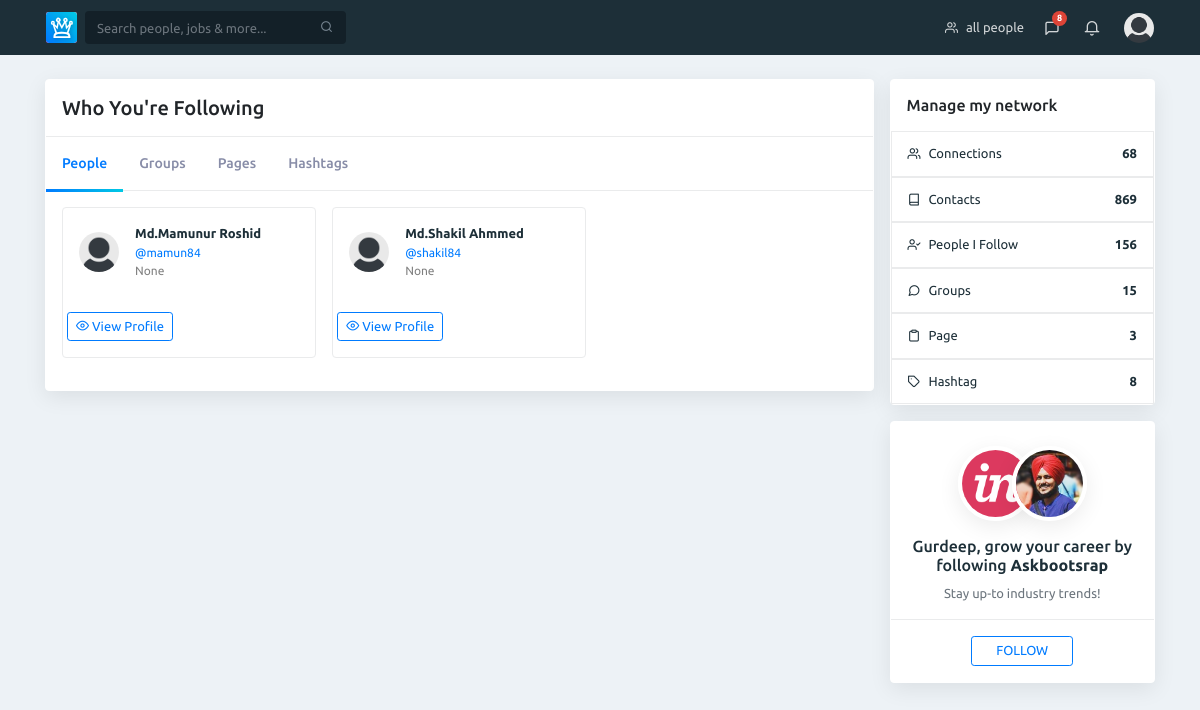
Screenshot of /user/following/2 (signed in) with the database file from the repository.
### userprofile/models.py (models this page shows, shortened)
class Profile(models.Model):
	user	                = models.OneToOneField(User, on_delete=models.CASCADE)
	following            	= models.ManyToManyField("self", related_name="followers",symmetrical=False,blank=True)
	occupation				= models.CharField(null=True, blank=True, max_length=20,choices=OCCUPATION)
	education				= models.CharField(null=True, blank=True, max_length=100)
	birthday  				= models.DateField(null=True, blank=True)
	gender					= models.CharField(null=True, blank=True, max_length=6,choices=GENDER)
	height					= models.CharField(null=True, blank=True, max_length=10)
	weight					= models.CharField(null=True, blank=True, max_length=10)
	religion				= models.CharField(null=True, blank=True, max_length=20,choices=RELIGION)
	marital_status			= models.CharField(null=True, blank=True, max_length=20,choices=MARITAL_STATUS)
	contact_no				= models.CharField(null=True, blank=True, max_length=11)
	present_address 		= models.TextField(null=True, blank=True)
	permanent_address		= models.TextField(null=True, blank=True)
	profile_bio          	= models.CharField(null=True, blank=True, max_length=500)
	homepage_link        	= models.CharField(null=True, blank=True, max_length=100)
	facebook_link        	= models.CharField(null=True, blank=True, max_length=100)
	instagram_link       	= models.CharField(null=True, blank=True, max_length=100)
	linkedin_link        	= models.CharField(null=True, blank=True, max_length=100)
	profile_image        	= models.ImageField(null=True, blank=True, upload_to="profile_images/")
	view_count           	= models.IntegerField(default=1)
	date_modified        	= models.DateTimeField(User, auto_now=True)
	profile_status          = models.BooleanField(default=True)

### userprofile/views.py (the view)
# urls.py: path('following/<int:pk>',views.following,name='following'),
@login_required(login_url='login')
def following(request, pk):
    if request.user.is_authenticated:
        profiles = Profile.objects.get(user_id=pk)
        context = {"profiles": profiles}
        return render(request, "profile/following.html", context)
    else:
        return redirect('login')

### templates/profile/following.html (shortened to what this page needs)
{% extends "base.html" %} {% load static %} {% block content %}
<div class="py-4">
  <div class="container">
    <div class="row">
      <main
        class="col col-xl-9 order-xl-2 col-lg-12 order-lg-1 col-md-12 col-sm-12 col-12"
      >
        <div
          class="box shadow-sm border rounded bg-white mb-3 osahan-share-post"
        >
          <h5 class="pl-3 pt-3 pr-3 border-bottom mb-0 pb-3">
            Who You're Following
          </h5>
          <ul
            class="nav border-bottom osahan-line-tab"
            id="myTab"
            role="tablist"
          >
            <li class="nav-item">
              <a
                class="nav-link active"
                id="home-tab"
                data-toggle="tab"
                href="#home"
                role="tab"
                aria-controls="home"
                aria-selected="true"
                >People</a
              >
            </li>
            <li class="nav-item">
              <a
                class="nav-link"
                id="profile-tab"
                data-toggle="tab"
                href="#profile"
                role="tab"
                aria-controls="profile"
                aria-selected="false"
                >Groups</a
              >
            </li>
            <li class="nav-item">
              <a
                class="nav-link"
                id="contact-tab"
                data-toggle="tab"
                href="#contact"
                role="tab"
                aria-controls="contact"
                aria-selected="false"
                >Pages</a
              >
            </li>
            <li class="nav-item">
              <a
                class="nav-link"
                id="type-tab"
                data-toggle="tab"
                href="#type"
                role="tab"
                aria-controls="type"
                aria-selected="false"
                >Hashtags</a
              >
            </li>
          </ul>
          <div class="tab-content" id="myTabContent">
            <div
              class="tab-pane fade show active"
              id="home"
              role="tabpanel"
              aria-labelledby="home-tab"
            >
              <div class="p-3">
                <div class="row">
                  {% if profiles.following %} {% for following in profiles.following.all %}
                  <div class="col-md-4">
                    <a href="{% url 'profile' following.user.id %}">
                      <div class="border network-item rounded mb-3">
                        <div
                          class="p-3 d-flex align-items-center network-item-header"
                        >
                          <div class="dropdown-list-image mr-3">
                            {% if following.profile_image %}
                            <img
                              class="rounded-circle"
                              src="{{ following.profile_image.url }}"
                              alt="{{following.user.username}}"
                            />
                            {% else %}
                            <img
                              class="rounded-circle"
                              src="{% static 'images/default_profile_pic.png' %}"
                              alt="{{following.user.username}}"
                            />
                            {% endif %}
                          </div>
                          <div class="font-weight-bold">
                            <div class="font-weight-bold text-dark mb-0">
                              {{ following.user.profile.user.first_name }} {{ following.user.profile.user.last_name }}
                            </div>
                            <div class="small text-primary mb-0">
                              @{{ following.user.profile.user.username }}
                            </div>
                            <div class="small text-black-50">
                              {{following.user.profile.occupation}}
                            </div>
                          </div>
                        </div>
                        <div
                          class="network-item-footer py-3 d-flex text-center"
                        >
                          <div class="col-6 pr-3 pl-1">
                            <a href="{% url 'profile' following.user.id %}" class="btn btn-outline-primary btn-sm btn-block">
                              <i class="feather-eye"></i> View Profile
                            </a>
                          </div>
                        </div>
                      </div>
                    </a>
                  </div>
                  {% endfor %} {% endif %}
                </div>
              </div>
            </div>
          </div>
        </div>
      </main>
      <aside class="col col-xl-3 order-xl-2 col-lg-12 order-lg-2 col-12">
        <div class="box mb-3 shadow-sm border rounded bg-white list-sidebar">
          <div class="box-title p-3">
            <h6 class="m-0">Manage my network</h6>
          </div>
          <ul class="list-group list-group-flush">
            <a href="#">
              <li
                class="list-group-item pl-3 pr-3 d-flex align-items-center text-dark"
              >
                <i class="feather-users mr-2 text-dark"></i> Connections
                <span class="ml-auto font-weight-bold">68</span>
              </li>
            </a>
            <a href="#">
              <li
                class="list-group-item pl-3 pr-3 d-flex align-items-center text-dark"
              >
                <i class="feather-book mr-2 text-dark"></i> Contacts
                <span class="ml-auto font-weight-bold">869</span>
              </li>
            </a>
            <a href="#">
              <li
                class="list-group-item pl-3 pr-3 d-flex align-items-center text-dark"
              >
                <i class="feather-user-check mr-2 text-dark"></i> People I
                Follow <span class="ml-auto font-weight-bold">156</span>
              </li>
            </a>
            <a href="#">
              <li
                class="list-group-item pl-3 pr-3 d-flex align-items-center text-dark"
              >
                <i class="feather-message-circle mr-2 text-dark"></i> Groups
                <span class="ml-auto font-weight-bold">15</span>
              </li>
            </a>
            <a href="#">
              <li
                class="list-group-item pl-3 pr-3 d-flex align-items-center text-dark"
              >
                <i class="feather-clipboard mr-2 text-dark"></i> Page
                <span class="ml-auto font-weight-bold">3</span>
              </li>
            </a>
            <a href="#">
              <li
                class="list-group-item pl-3 pr-3 d-flex align-items-center text-dark"
              >
                <i class="feather-tag mr-2 text-dark"></i> Hashtag
                <span class="ml-auto font-weight-bold">8</span>
              </li>
            </a>
          </ul>
        </div>
        <div
          class="box shadow-sm mb-3 border rounded bg-white ads-box text-center"
        >
          <div class="image-overlap-2 pt-4">
            <img
              src="img/l4.png"
              class="img-fluid rounded-circle shadow-sm"
              alt="Responsive image"
            />
            <img
              src="img/user.png"
              class="img-fluid rounded-circle shadow-sm"
              alt="Responsive image"
            />
          </div>
          <div class="p-3 border-bottom">
            <h6 class="text-dark">
              Gurdeep, grow your career by following
              <span class="font-weight-bold"> Askbootsrap</span>
            </h6>
            <p class="mb-0 text-muted">Stay up-to industry trends!</p>
          </div>
          <div class="p-3">
            <button
              type="button"
              class="btn btn-outline-primary btn-sm pl-4 pr-4"
            >
              FOLLOW
            </button>
          </div>
        </div>
      </aside>
    </div>
  </div>
</div>
{% endblock %}

### static/asset/css/style.css (style rules this page uses)
body { background:#edf2f6;font-size:13px;font-family:ubuntu,sans-serif }
p { color:#888da8 }
.box.border { border:1px solid #fff!important }
.shadow-sm { box-shadow:0 6px 22px 0 rgba(0,0,0,.08)!important }
.osahan-line-tab .nav-link { font-size:14px;font-weight:500;padding:1rem!important;color:#888da8;position:relative }
.osahan-line-tab .nav-link.active { color:#007bff }
.osahan-line-tab .nav-link.active:after { content:"";background:-moz-linear-gradient(194deg,#00c9e4 0%,#007bff 100%);background:-webkit-gradient(linear,left top,right top,color-stop(0%,#007bff),color-stop(100%,#00c9e4));background:-webkit-linear-gradient(194deg,#00c9e4 0%,#007bff 100%);background:-o-linear-gradient(194deg,#00c9e4 0%,#007bff 100%);background:-ms-linear-gradient(194deg,#00c9e4 0%,#007bff 100%);background:linear-gradient(256deg,#00c9e4 0%,#007bff 100%);filter:progid:DXImageTransform.Microsoft.gradient( startColorstr='#007bff',endColorstr='#00c9e4',GradientType=1 );height:3px;position:absolute;bottom:-2px;left:0;right:0 }
.image-overlap-2 .img-fluid { width:75px;height:75px;border:4px solid #fff;margin:0 -12px }
a { text-decoration:none!important }
.col,.col-1,.col-10,.col-11,.col-12,.col-2,.col-3,.col-4,.col-5,.col-6,.col-7,.col-8,.col-9,.col-auto,.col-lg,.col-lg-1,.col-lg-10,.col-lg-11,.col-lg-12,.col-lg-2,.col-lg-3,.col-lg-4,.col-lg-5,.col-lg-6,.col-lg-7,.col-lg-8,.col-lg-9,.col-lg-auto,.col-md,.col-md-1,.col-md-10,.col-md-11,.col-md-12,.col-md-2,.col-md-3,.col-md-4,.col-md-5,.col-md-6,.col-md-7,.col-md-8,.col-md-9,.col-md-auto,.col-sm,.col-sm-1,.col-sm-10,.col-sm-11,.col-sm-12,.col-sm-2,.col-sm-3,.col-sm-4,.col-sm-5,.col-sm-6,.col-sm-7,.col-sm-8,.col-sm-9,.col-sm-auto,.col-xl,.col-xl-1,.col-xl-10,.col-xl-11,.col-xl-12,.col-xl-2,.col-xl-3,.col-xl-4,.col-xl-5,.col-xl-6,.col-xl-7,.col-xl-8,.col-xl-9,.col-xl-auto { padding-right:8px;padding-left:8px }
.row { margin-right:-8px;margin-left:-8px }
.border,.card { border:1px solid #eaebec!important }
.border-bottom { border-bottom:1px solid #eaebec!important }
.list-group-item { border-color:#eaebec!important }
.form-control,.btn { font-size:13px }
.text-dark { color:#1d2f38!important }
.small,small { font-size:12px }
.dropdown-list-image { position:relative;height:2.5rem;width:2.5rem }
.dropdown-list-image img { height:2.5rem;width:2.5rem }

### rows the page displays
Profile: user.profile.user.first_name "Md.Mamunur", user.profile.user.last_name "Roshid", user.profile.user.username "mamun84", user.profile.occupation "None"
Profile: user.profile.user.first_name "Md.Shakil", user.profile.user.last_name "Ahmmed", user.profile.user.username "shakil84", user.profile.occupation "None"
